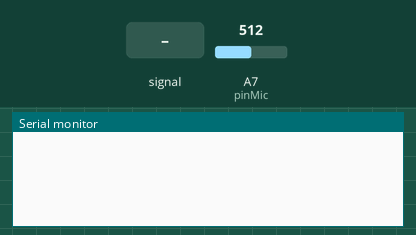
Bench run of a sketch on a simulated Arduino Nano, built with avr-gcc and run on an emulated ATmega328P. On the bench: the last lines printed to the serial monitor. The test bench sets the inputs (shaded band); at power-on: A7 (pinMic) = 512.

Above: at 1.2 s.
1.3 s: A7 (pinMic) fed a 200 Hz sine of ±81 counts around its level
At 1.52 s:
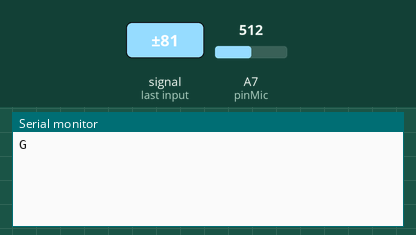
3.1 s: A7 (pinMic) set to 245
At 3.4 s:
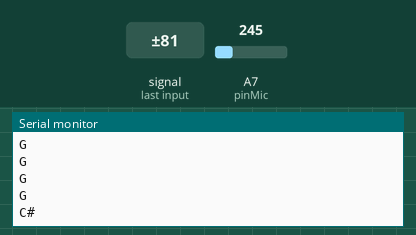
5.2 s: A7 (pinMic) set to 265
At 5.42 s:
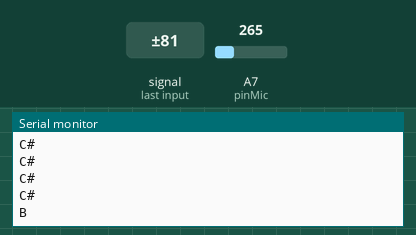
6.9 s: A7 (pinMic) set to 122
At 7.02 s:
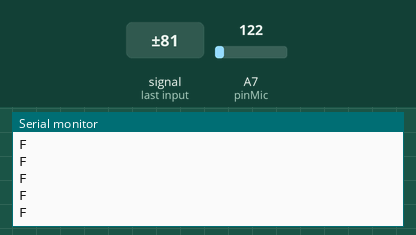
9.1 s: A7 (pinMic) set to 140
At 9.19 s:
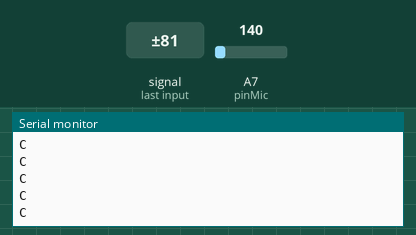
10.7 s: A7 (pinMic) fed a 200 Hz sine of ±81 counts around its level
At 11.5 s:
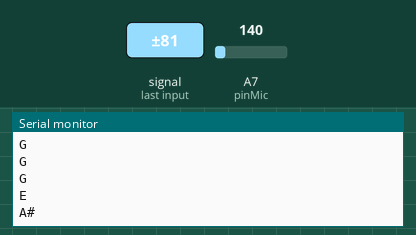

The sketch:

DETECTOR_FFT.ino
```cpp
int in[128];
byte NoteV[13]={8,23,40,57,76,96,116,138,162,187,213,241,255}; // dpinMicata for note detection based on frequency
float f_peaks[5]; // top 5 frequencies peaks in descending order
int pinMic;
int nota;

void setup() {
  Serial.begin(250000);
  pinMic = A7; // change as per Microphone   pin
}

void loop() {
  nota = Tone_det();
}

//-----------------------------Tone   Detection Function----------------------------------------------//
// Documentation   on Tone_detection:https://www.instructables.com/member/abhilash_patel/instructables/
//   Code Written By: Abhilash Patel
// Contact: abhilashpatel121@gmail.com
//   This code written for arduino Nano board (should also work for UNO)
// This code   won't work for any board having RAM less than 2kb,

int Tone_det() {
  long unsigned int a1,b,a2;
  float a;
  float sum1=0,sum2=0;
  float sampling;
  a1=micros();
  for(int i=0;i<128;i++){
    a=analogRead(pinMic)-500; //rough zero shift
    //utilising time between two sample for windowing & amplitude calculation
    sum1=sum1+a; //to average value
    sum2=sum2+a*a; // to RMS value
    a=a*(sin(i*3.14/128)*sin(i*3.14/128)); // Hann window
    in[i]=10*a; // scaling for float   to int conversion
    delayMicroseconds(195); // based on operation frequency range
  }
  b=micros();

  sum1=sum1/128;               //   Average amplitude
  sum2=sqrt(sum2/128);         // RMS
  sampling= 128000000/(b-a1);   // real time sampling frequency

  //for very low or no amplitude, this code wont start
  //it takes very small aplitude of sound to initiate for value sum2-sum1>3,
  //change sum2-sum1 threshold based on requirement
  if(sum2-sum1>3){
    FFT(128,sampling);
    //EasyFFT based optimised  FFT code,
    //this code updates f_peaks array with 5 most dominent frequency in descending   order

    for(int i=0;i<12;i++){in[i]=0;}  // utilising in[] array for further   calculation

    int j=0,k=0; //below loop will convert frequency value to note
    for(int i=0;i<5;i++){
      if(f_peaks[i]>1040){f_peaks[i]=0;}
      if(f_peaks[i]>=65.4   && f_peaks[i]<=130.8) {f_peaks[i]=255*((f_peaks[i]/65.4)-1);}
      if(f_peaks[i]>=130.8  && f_peaks[i]<=261.6) {f_peaks[i]=255*((f_peaks[i]/130.8)-1);}
      if(f_peaks[i]>=261.6  && f_peaks[i]<=523.25){f_peaks[i]=255*((f_peaks[i]/261.6)-1);}
      if(f_peaks[i]>=523.25 && f_peaks[i]<=1046)  {f_peaks[i]=255*((f_peaks[i]/523.25)-1);}
      if(f_peaks[i]>=1046 && f_peaks[i]<=2093)    {f_peaks[i]=255*((f_peaks[i]/1046)-1);}
      if(f_peaks[i]>255)                          {f_peaks[i]=254;}
      j=1;k=0;
      while(j==1){
        if(f_peaks[i]<NoteV[k]){f_peaks[i]=k;j=0;}
          k++;  // a note with max peaks (harmonic) with aplitude priority is   selected
          if(k>15){j=0;}
      }
      if(f_peaks[i]==12){f_peaks[i]=0;}
      k=f_peaks[i];
      in[k]=in[k]+(5-i);
    }
    k=0;j=0;
    for(int i=0;i<12;i++){
      if(k<in[i]){k=in[i];j=i;}   //Max value detection
    }
    // Note print
    // if you need to use note value for some application, use of note number recomendded
    // where, 0=c;1=c#,2=D;3=D#;.. 11=B;
    // a2=micros(); // time   check
    k=j;
    if(k==0) {Serial.println('C');}
    if(k==1) {Serial.print('C');Serial.println('#');}
    if(k==2) {Serial.println('D');}
    if(k==3) {Serial.print('D');Serial.println('#');}
    if(k==4) {Serial.println('E');}
    if(k==5) {Serial.println('F');}
    if(k==6) {Serial.print('F');Serial.println('#');}
    if(k==7) {Serial.println('G');}
    if(k==8) {Serial.print('G');Serial.println('#');}
    if(k==9) {Serial.println('A');}
    if(k==10){Serial.print('A');Serial.println('#');}
    if(k==11){Serial.println('B');}
    return k;
  }
  return -1;
}

//-----------------------------FFT   Function----------------------------------------------//
// Documentation on   EasyFFT:https://www.instructables.com/member/abhilash_patel/instructables/
// EasyFFT code optimised for 128 sample size to reduce mamory consumtion

float FFT(byte N,float Frequency) {
  byte data[8]={1,2,4,8,16,32,64,128};
  int a,c1,f,o,x;
  a=N;
  for(int i=0;i<8;i++) { //calculating the levels
    if(data[i]<=a){o=i;}
  }
  o=7;
  byte in_ps[data[o]]={};   //input for sequencing
  float out_r[data[o]]={};  //real part of transform
  float out_im[data[o]]={}; //imaginory part of transform

  x=0;
  for(int b=0;b<o;b++){ // bit reversal
    c1=data[b];
    f=data[o]/(c1+c1);
    for(int   j=0;j<c1;j++){
      x=x+1;
      in_ps[x]=in_ps[j]+f;
    }
  }
  for(int i=0;i<data[o];i++){ //   update input array as per bit reverse order
    if(in_ps[i]<a){
      out_r[i]=in[in_ps[i]];
    }
    if(in_ps[i]>a){
      out_r[i]=in[in_ps[i]-a];
    }
  }

  int i10,i11,n1;
  float e,c,s,tr,ti;
  for(int   i=0;i<o;i++){ //fft
    i10=data[i];               // overall values of sine cosine
    i11=data[o]/data[i+1];     // loop with similar sine cosine
    e=6.283/data[i+1];
    e=0-e;
    n1=0;

    for(int j=0;j<i10;j++){
      c=cos(e*j);
      s=sin(e*j);
      n1=j;
      for(int k=0;k<i11;k++){
        tr=c*out_r[i10+n1]-s*out_im[i10+n1];
        ti=s*out_r[i10+n1]+c*out_im[i10+n1];
        out_r[n1+i10]=out_r[n1]-tr;
        out_r[n1]=out_r[n1]+tr;
        out_im[n1+i10]=out_im[n1]-ti;
        out_im[n1]=out_im[n1]+ti;
        n1=n1+i10+i10;
      }
    }
  }
  //---> here onward   out_r contains amplitude and our_in conntains frequency (Hz)
  for(int i=0;i<data[o-1];i++){ // getting amplitude from compex number
    out_r[i]=sqrt((out_r[i]*out_r[i])+(out_im[i]*out_im[i]));   // to  increase the speed delete sqrt
    out_im[i]=(i*Frequency)/data[o];
    /*
    Serial.print(out_im[i],2); Serial.print("Hz");
    Serial.print("\  ");                             // uncomment to print freuency bin
    Serial.println(out_r[i]);
    */
  }

  x=0; // peak detection
  for(int i=1;i<data[o-1]-1;i++){
    if(out_r[i]>out_r[i-1] && out_r[i]>out_r[i+1]){
      in_ps[x]=i;     //in_ps array used for storage of peak number
      x=x+1;
    }
  }

  s=0;
  c=0;
  for(int i=0;i<x;i++){ // re arraange as per magnitude
    for(int j=c;j<x;j++){
      if(out_r[in_ps[i]]<out_r[in_ps[j]]){
        s=in_ps[i];
        in_ps[i]=in_ps[j];
        in_ps[j]=s;}
    }
    c=c+1;
  }

  for(int i=0;i<5;i++){ // updating   f_peak array (global variable)with descending order
    f_peaks[i]=(out_im[in_ps[i]-1]*out_r[in_ps[i]-1]+out_im[in_ps[i]]*out_r[in_ps[i]]+out_im[in_ps[i]+1]*out_r[in_ps[i]+1])
      /(out_r[in_ps[i]-1]+out_r[in_ps[i]]+out_r[in_ps[i]+1]);
  }
}
```

Measured:
- after the input at 1.3 s, the serial monitor: prints a new line after 0.09 s (image 1)
- after the input at 3.1 s, the serial monitor: prints a new line after 0.17 s (image 2)
- after the input at 5.2 s, the serial monitor: prints a new line after 0.10 s (image 3)
- after the input at 10.7 s, the serial monitor: prints a new line after 0.10 s (image 6)
